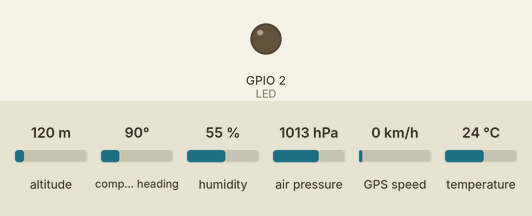
This sketch was run on a simulated ESP32. Shown: output pins drawn as LEDs (lit = HIGH). Dashed ring = blinking. Inputs (shaded band) come from the test bench; at power-on: altitude 120 m, GPS speed 0 km/h, compass heading 90°, humidity 55 %, air pressure 1013 hPa, temperature 24 °C. The local clock reads 2024-03-15 10:24:30 at power-on unless the sketch sets it; storage starts empty; the GPS gets a fix after 3 s at 37.7749, -122.4194 with 8 satellites; what the sketch prints to the serial monitor is not drawn.

Above: at 0.1 s.
At 3.7 s:
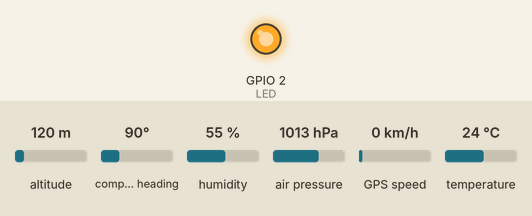
3.8 s: altitude set to 11 m
At 4.86 s:
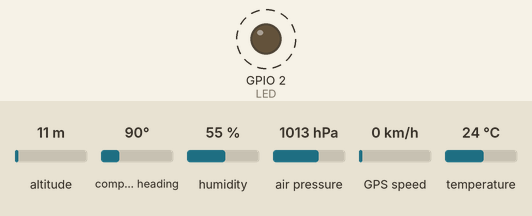
7.3 s: altitude set to 8 m
15.0 s: GPS speed set to 8 km/h
19.2 s: GPS speed set to 11 km/h
Timing chart, 0 to 23.7 s (numbered marks = the images above; inputs shaded):
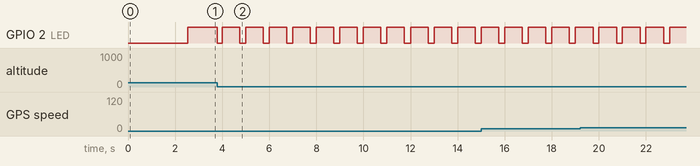

Measured:
- by itself, GPIO 2 (LED): alternates HIGH for 0.74 s and LOW for 0.26 s

The sketch:

airtempv4.ino
```cpp
//Coded by Jairo Ivo

#include <Adafruit_Sensor.h>
#include <Adafruit_BME280.h>
#include <TinyGPS++.h>
#include <ESP32Time.h>
#include <SD.h>
#include <SPI.h>
#include <Wire.h>

#define SEALEVELPRESSURE_HPA (1013.25)

#define LED 2

// ESP32Time rtc;
ESP32Time rtc(-10800);  // offset in seconds GMT-3

#define GPS_BAUDRATE 9600  // the default baudrate of NEO-6M is 9600

TinyGPSPlus gps;  // the TinyGPS++ object

String dataMessage;  // save data to sdcard

File dataFile;

// Starts the temperature sensor object
Adafruit_BME280 bme;

// Internal RTC Variables
int rtcdia, rtcmes, rtcano, rtchora, rtcminuto, rtcsegundo{ 0 };
// GPS Variables
int gpsdia, gpsmes, gpsano, gpshora, gpsminuto, gpssegundo{ 0 };
float gpslat, gpslong{ 0 };
char latitudeStr[15];
char longitudeStr[15];
double gpsalt = 0;
float gpsvel = 0;
// Sensor reading variables
// BME
float temp, hum, pres, alt{ 0 };

int gpsUpdate = 0; // Informs if the gps was updated on the last data

void setup() {
  Serial.begin(9600);
  Serial2.begin(GPS_BAUDRATE);

  Serial.println(F("AirTemp View - Coded by Jairo Ivo"));

  pinMode(LED, OUTPUT);

  initSDCard();
  checkSDFile();  // Check the data.csv file on the memory card or create it if it does not exist

  Serial.println(F("Initiating synchronization of the internal RTC with the gps!"));
  delay(500);
  while (rtc.getYear() < 2001) {
    Serial.println(F("."));
    rtcSyncWithGps();
    //delay(50);
  }

  if (!bme.begin(0x76, &Wire)) {
    delay(500);
    Serial.println("Couldn't find the BME280 sensor, check the wires!");
    while (1)
      ;
  }
}

void loop() {
  //delay(500);
  if (Serial2.available() > 0) {
    if (gps.encode(Serial2.read())) {
      digitalWrite(LED, LOW);
      if (gps.location.isValid()) {
        dtostrf(gps.location.lat(), 12, 8, latitudeStr);
        dtostrf(gps.location.lng(), 12, 8, longitudeStr);
        gpsUpdate = 1;
        if (gps.altitude.isValid()) {
          gpsalt = (gps.altitude.meters());
        } else {
          Serial.println(F("- alt: INVALID"));
          delay(150);
        }
      } else {
        Serial.println(F("- location: INVALID"));
        delay(150);
      }
      if (gps.speed.isValid()) {
        gpsvel = (gps.speed.kmph());
      } else {
        Serial.println(F("- speed: INVALID"));
        delay(150);
      }
      if (gps.date.isValid() && gps.time.isValid()) {
        gpsano = (gps.date.year());
        gpsmes = (gps.date.month());
        gpsdia = (gps.date.day());
        gpshora = (gps.time.hour());
        gpsminuto = (gps.time.minute());
        gpssegundo = (gps.time.second());
      } else {
        Serial.println(F("- gpsDateTime: INVALID"));
        delay(150);
      }
      //Serial.println();
    }
  }
  if ((rtc.getSecond()) != rtcsegundo) {
    digitalWrite(LED, HIGH);
    Serial.print(F("- RTC date&time: ")); Serial.println(rtc.getTime("%A, %B %d %Y %H:%M:%S"));  // (String) returns time with specified format
    rtcmes = rtc.getMonth(); rtcdia = rtc.getDay(); rtcano = rtc.getYear(); rtchora = rtc.getHour(true); rtcminuto = rtc.getMinute(); rtcsegundo = rtc.getSecond();

    Serial.print(F("- GPS date&time: ")); Serial.print(gpsano); Serial.print(F("-")); Serial.print(gpsmes); Serial.print(F("-")); Serial.print(gpsdia); Serial.print(F(" "));
    Serial.print(gpshora); Serial.print(F(":")); Serial.print(gpsminuto); Serial.print(F(":")); Serial.println(gpssegundo);
    Serial.print(F("- latitude: ")); Serial.println(latitudeStr);
    Serial.print(F("- longitude: ")); Serial.println(longitudeStr);
    Serial.print(F("- altitude: ")); Serial.println(gpsalt);
    Serial.print(F("- speed: ")); Serial.print(gpsvel); Serial.println(F(" km/h"));

    temp = bme.readTemperature();
    hum = bme.readHumidity();
    pres = (bme.readPressure() / 100.0F);
    alt = (bme.readAltitude(SEALEVELPRESSURE_HPA));

    Serial.print("- temperature = "); Serial.print(temp); Serial.println(" °C");
    Serial.print("- pressure = "); Serial.print(pres); Serial.println(" hPa");
    Serial.print("- approx. Altitude = "); Serial.print(alt); Serial.println(" m");
    Serial.print("- humidity = "); Serial.print(hum); Serial.println(" %");

    saveData();
    gpsUpdate = 0;
    Serial.println();
  }
}

void rtcSyncWithGps() {
  if (Serial2.available() > 0) {
    //delay(150);
    if (gps.encode(Serial2.read())) {
      delay(150);
      Serial.print(F("- GPS date&time: "));
      if (gps.date.isValid() && gps.time.isValid()) {
        Serial.print(gps.date.year()); Serial.print(F("-")); Serial.print(gps.date.month()); Serial.print(F("-")); Serial.print(gps.date.day()); Serial.print(F(" "));
        Serial.print(gps.time.hour()); Serial.print(F(":")); Serial.print(gps.time.minute()); Serial.print(F(":")); Serial.println(gps.time.second());
        rtc.setTime((gps.time.second()), (gps.time.minute()), (gps.time.hour()), (gps.date.day()), (gps.date.month()), (gps.date.year()));  // 17th Jan 2021 15:24:30
        //rtc.setTime(1609459200);  // 1st Jan 2021 00:00:00
        //rtc.offset = 7200; // change offset value
        Serial.print(F("- RTC date&time: ")); Serial.println(rtc.getTime("%A, %B %d %Y %H:%M:%S"));  // (String) returns time with specified format
        // formating options  http://www.cplusplus.com/reference/ctime/strftime/
      } else {
        Serial.println(F("No valid date and time data!"));
      }
      Serial.println();
    }
  }
  if (millis() > 5000 && gps.charsProcessed() < 10)
    Serial.println(F("No valid gps data: check connection"));
}
```

sdCard.ino
```cpp
void saveData() {
  dataMessage = String(rtcdia) + "/" + String(rtcmes) + "/" + String(rtcano) + "," + String(rtchora) + ":" + String(rtcminuto) + ":" + String(rtcsegundo) + "," + String(gpsdia) + "/" + String(gpsmes) + "/" + String(gpsano) + "," + String(gpshora) + ":" + String(gpsminuto) + ":" + String(gpssegundo) + "," + String(latitudeStr) + "," + String(longitudeStr) + ","
                + String(gpsalt) + "," + String(gpsvel) + "," + String(temp) + "," + String(pres) + "," + String(hum) + "," + String(alt) + "," + String(gpsUpdate) + "," + "\r\n";
  Serial.print(F("- data appended: ")); Serial.print(dataMessage);
  appendFile(SD, "/data.csv", dataMessage.c_str());
}

//This function checks if the data.csv file exists along with the right header
//If it doesn't exist, it calls the writeFile function to create the file
void checkSDFile() {
  File file = SD.open("/data.csv");
  if (!file) {
    Serial.println("File doesn't exist");
    Serial.println("Creating file...");
    delay(1000);
    writeFile(SD, "/data.csv", "RTCData, RTCHora, GPSData, GPSHora, Lat, Long, Altgps, Vel, Temp, Pres, Hum, Altbme, GPSUpdate \r\n");
  } else {
    Serial.println("File already exists");
  }
  file.close();
  delay(1000);
}

//Starts the SDcard as soon as the system is powered on
//Verifies that it is present and working
void initSDCard() {
  if (!SD.begin()) {
  } else {
    return;
  }
  uint8_t cardType = SD.cardType();

  //Checks SD card type and free space
  if (cardType == CARD_NONE) {
    return;
  }
  //Serial.print("SD Card Type: ");
  if (cardType == CARD_MMC) {
    //Serial.println("MMC");
  } else if (cardType == CARD_SD) {
    //Serial.println("SDSC");
  } else if (cardType == CARD_SDHC) {
    //Serial.println("SDHC");
  } else {
    //Serial.println("UNKNOWN");
  }
  uint64_t cardSize = SD.cardSize() / (1024 * 1024);
  Serial.printf("SD Card Size: %lluMB\n", cardSize);
}


// Writes the data file.csv if it doesn't exist
void writeFile(fs::FS &fs, const char *path, const char *message) {
  Serial.printf("Writing file: %s\n", path);
  File file = fs.open(path, FILE_WRITE);
  if (!file) {
    Serial.println("Failed to open file for writing");
    return;
  }
  if (file.print(message)) {
    Serial.println("File written");
  } else {
    Serial.println("Write failed");
  }
  file.close();
}

// Writes the data generated in dataSave and passed through the dataMensseger string
void appendFile(fs::FS &fs, const char *path, const char *message) {
  Serial.printf("- appending to file: %s\n", path);
  File file = fs.open(path, FILE_APPEND);
  if (!file) {
    Serial.println("Failed to open file for appending");
    delay(250);
  }
  if (file.print(message)) {
    Serial.println("- message appended");
    delay(250);
  } else {
    delay(250);
    Serial.println("- append failed");
  }
  file.close();
}
```
